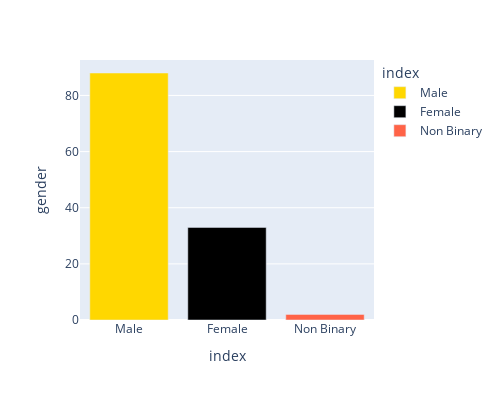

The notebook cell this image was saved under:
### Code cell
import plotly.express as px
gen = pd.DataFrame(artists['gender'].value_counts()).reset_index()
gen.head()
fig = px.bar(gen, x='index', y='gender',color = 'index',color_discrete_sequence=['#FFD700','black','#FF6347'])
fig.update_layout(
    autosize=False,
    width=500,
    height=400)

fig.show()

### Figure 1 — Plotly figure (JSON) as saved in the notebook; plotly's stock layout.template omitted (floating-point values rounded to 4 significant figures)
{"data": [{"alignmentgroup": "True", "hovertemplate": "index=%{x}<br>gender=%{y}<extra></extra>", "legendgroup": "Male", "marker": {"color": "#FFD700"}, "name": "Male", "offsetgroup": "Male", "orientation": "v", "showlegend": true, "textposition": "auto", "type": "bar", "x": ["Male"], "xaxis": "x", "y": [88], "yaxis": "y"}, {"alignmentgroup": "True", "hovertemplate": "index=%{x}<br>gender=%{y}<extra></extra>", "legendgroup": "Female", "marker": {"color": "black"}, "name": "Female", "offsetgroup": "Female", "orientation": "v", "showlegend": true, "textposition": "auto", "type": "bar", "x": ["Female"], "xaxis": "x", "y": [33], "yaxis": "y"}, {"alignmentgroup": "True", "hovertemplate": "index=%{x}<br>gender=%{y}<extra></extra>", "legendgroup": "Non Binary", "marker": {"color": "#FF6347"}, "name": "Non Binary", "offsetgroup": "Non Binary", "orientation": "v", "showlegend": true, "textposition": "auto", "type": "bar", "x": ["Non Binary"], "xaxis": "x", "y": [2], "yaxis": "y"}], "layout": {"autosize": false, "barmode": "relative", "height": 400, "legend": {"title": {"text": "index"}, "tracegroupgap": 0}, "margin": {"t": 60}, "width": 500, "xaxis": {"anchor": "y", "categoryarray": ["Male", "Female", "Non Binary"], "categoryorder": "array", "domain": [0, 1], "title": {"text": "index"}}, "yaxis": {"anchor": "x", "domain": [0, 1], "title": {"text": "gender"}}}}
